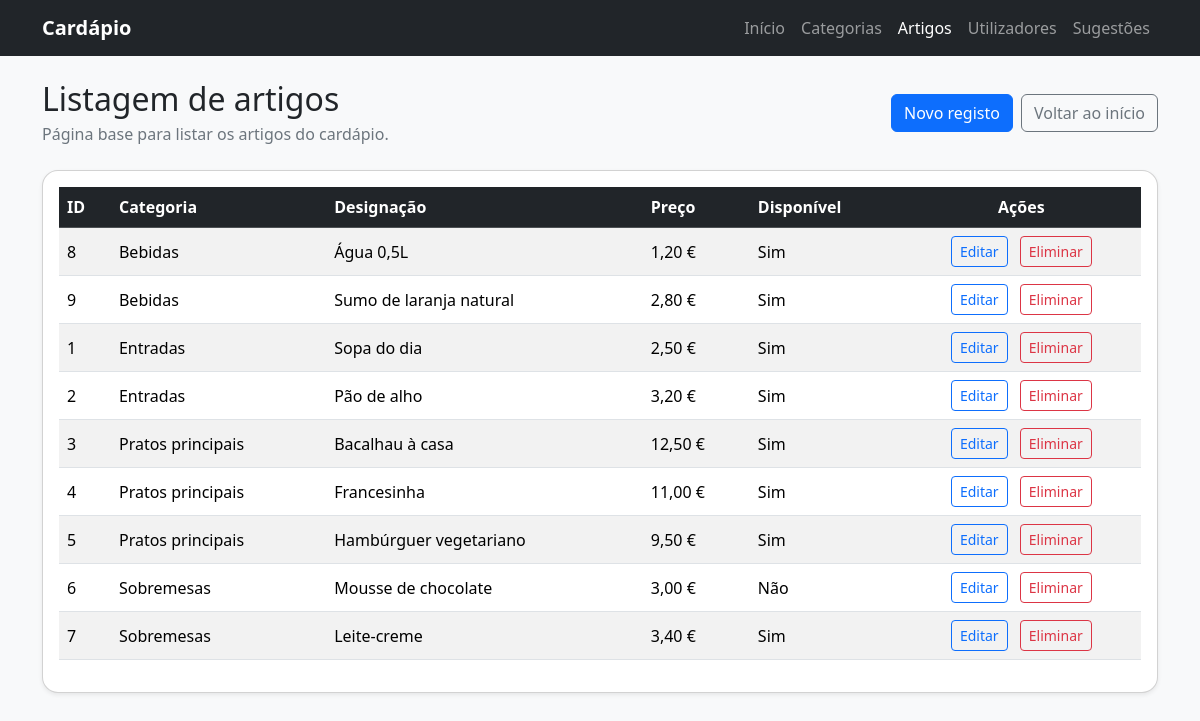
Screenshot of /artigosListar.php with the database file from the repository.
### tables this page shows
CREATE TABLE tb_artigo (
    idArtigo INT NOT NULL AUTO_INCREMENT,
    idCategoria INT NOT NULL,
    designacaoArtigo VARCHAR(120) NOT NULL,
    descricaoArtigo VARCHAR(255) DEFAULT NULL,
    precoArtigo DECIMAL(10,2) NOT NULL DEFAULT 0.00,
    disponivelArtigo TINYINT(1) NOT NULL DEFAULT 1,
    PRIMARY KEY (idArtigo),
    KEY fk_tb_artigo_tb_categoria_idx (idCategoria),
    CONSTRAINT fk_tb_artigo_tb_categoria
        FOREIGN KEY (idCategoria) REFERENCES tb_categoria(idCategoria)
        ON UPDATE CASCADE
        ON DELETE RESTRICT
);

CREATE TABLE tb_categoria (
    idCategoria INT NOT NULL AUTO_INCREMENT,
    nomeCategoria VARCHAR(100) NOT NULL,
    descricaoCategoria VARCHAR(255) DEFAULT NULL,
    estadoCategoria ENUM('Ativa','Inativa') NOT NULL DEFAULT 'Ativa',
    PRIMARY KEY (idCategoria),
    UNIQUE KEY uk_nomeCategoria (nomeCategoria)
);

### artigosListar.php (the view, shortened to what this page needs)
<?php
require_once("connectionBD.php");
$sql = "SELECT
          a.idArtigo,
          c.nomeCategoria,
          a.designacaoArtigo,
          a.precoArtigo,
          a.disponivelArtigo
        FROM tb_artigo a
        INNER JOIN tb_categoria c ON a.idCategoria = c.idCategoria";
$result = $ligacao->query($sql);
?>
<!DOCTYPE html>
<html lang="pt-PT">
<head>
  <link href="https://cdn.jsdelivr.net/npm/bootstrap@5.3.3/dist/css/bootstrap.min.css" rel="stylesheet">
</head>
<body class="bg-light">
  <nav class="navbar navbar-expand-lg navbar-dark bg-dark">
    <div class="container">
      <a class="navbar-brand fw-bold" href="index.php">Cardápio</a>
      <div class="collapse navbar-collapse show">
        <ul class="navbar-nav ms-auto">
          <li class="nav-item"><a class="nav-link" href="index.php">Início</a></li>
          <li class="nav-item"><a class="nav-link" href="categoriasListar.php">Categorias</a></li>
          <li class="nav-item"><a class="nav-link active" href="artigosListar.php">Artigos</a></li>
          <li class="nav-item"><a class="nav-link" href="utilizadoresListar.php">Utilizadores</a></li>
          <li class="nav-item"><a class="nav-link" href="sugestoesListar.php">Sugestões</a></li>
        </ul>
      </div>
    </div>
  </nav>
  <main class="container py-4">
<section class="d-flex flex-column flex-md-row justify-content-between align-items-md-center gap-3 mb-4">
  <div>
    <h1 class="h2 mb-1">Listagem de artigos</h1>
    <p class="text-secondary mb-0">Página base para listar os artigos do cardápio.</p>
  </div>
  <div class="d-flex gap-2">
    <a href="artigosCriar.php" class="btn btn-primary">Novo registo</a>
    <a href="index.php" class="btn btn-outline-secondary">Voltar ao início</a>
  </div>
</section>
<section class="card shadow-sm rounded-4">
  <div class="card-body">
    <div class="table-responsive">
      <table class="table table-striped table-hover align-middle">
        <thead class="table-dark">
          <tr>
            <th>ID</th>
            <th>Categoria</th>
            <th>Designação</th>
            <th>Preço</th>
            <th>Disponível</th>
            <th class="text-center">Ações</th>
          </tr>
        </thead>
        <tbody>
        <?php if ($result->num_rows > 0): ?>
          <?php while($row = $result->fetch_assoc()): ?>
            <tr>
              <td><?= $row['idArtigo'] ?></td>
              <td><?= $row['nomeCategoria'] ?></td>
              <td><?= $row['designacaoArtigo'] ?></td>
              <td><?= number_format($row['precoArtigo'], 2, ',', '.') ?> €</td>
              <td><?= $row['disponivelArtigo'] ? 'Sim' : 'Não' ?></td>
              <td class="text-center">
                <a href="artigosEditar.php?id=<?= $row['idArtigo'] ?>" class="btn btn-sm btn-outline-primary me-2">Editar</a>
                <a href="artigosEliminar.php?id=<?= $row['idArtigo'] ?>" class="btn btn-sm btn-outline-danger">Eliminar</a>
              </td>
            </tr>
          <?php endwhile; ?>
        <?php else: ?>
          <tr>
            <td colspan="6" class="text-center">Sem registos</td>
          </tr>
        <?php endif; ?>
        </tbody>
      </table>
    </div>
  </div>
</section>
  </main>
</body>
</html>

### rows the page displays
tb_artigo: idArtigo "8", idCategoria.nomeCategoria "Bebidas", designacaoArtigo "Água 0,5L", precoArtigo "1,20", disponivelArtigo "Sim"
tb_artigo: idArtigo "9", idCategoria.nomeCategoria "Bebidas", designacaoArtigo "Sumo de laranja natural", precoArtigo "2,80", disponivelArtigo "Sim"
tb_artigo: idArtigo "1", idCategoria.nomeCategoria "Entradas", designacaoArtigo "Sopa do dia", precoArtigo "2,50", disponivelArtigo "Sim"
tb_artigo: idArtigo "2", idCategoria.nomeCategoria "Entradas", designacaoArtigo "Pão de alho", precoArtigo "3,20", disponivelArtigo "Sim"
tb_artigo: idArtigo "3", idCategoria.nomeCategoria "Pratos principais", designacaoArtigo "Bacalhau à casa", precoArtigo "12,50", disponivelArtigo "Sim"
tb_artigo: idArtigo "4", idCategoria.nomeCategoria "Pratos principais", designacaoArtigo "Francesinha", precoArtigo "11,00", disponivelArtigo "Sim"
tb_artigo: idArtigo "5", idCategoria.nomeCategoria "Pratos principais", designacaoArtigo "Hambúrguer vegetariano", precoArtigo "9,50", disponivelArtigo "Sim"
tb_artigo: idArtigo "6", idCategoria.nomeCategoria "Sobremesas", designacaoArtigo "Mousse de chocolate", precoArtigo "3,00", disponivelArtigo "Não"
tb_artigo: idArtigo "7", idCategoria.nomeCategoria "Sobremesas", designacaoArtigo "Leite-creme", precoArtigo "3,40", disponivelArtigo "Sim"
